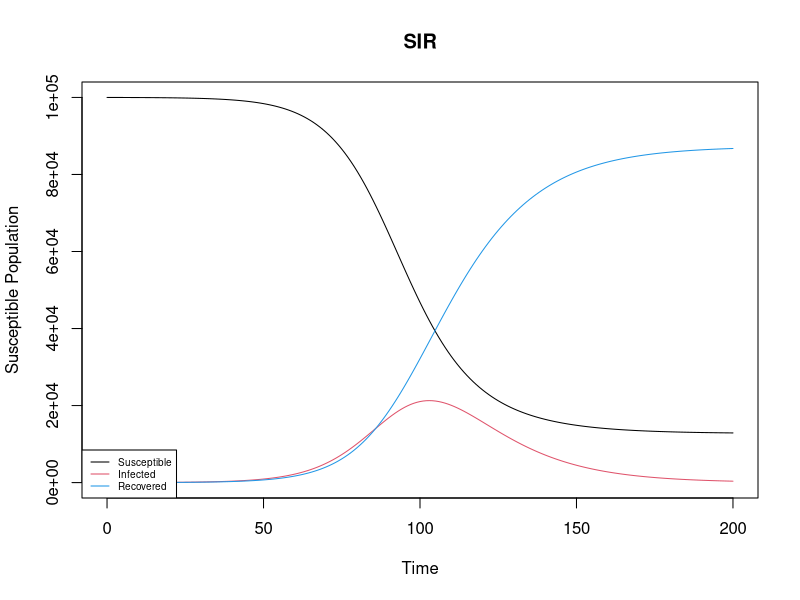
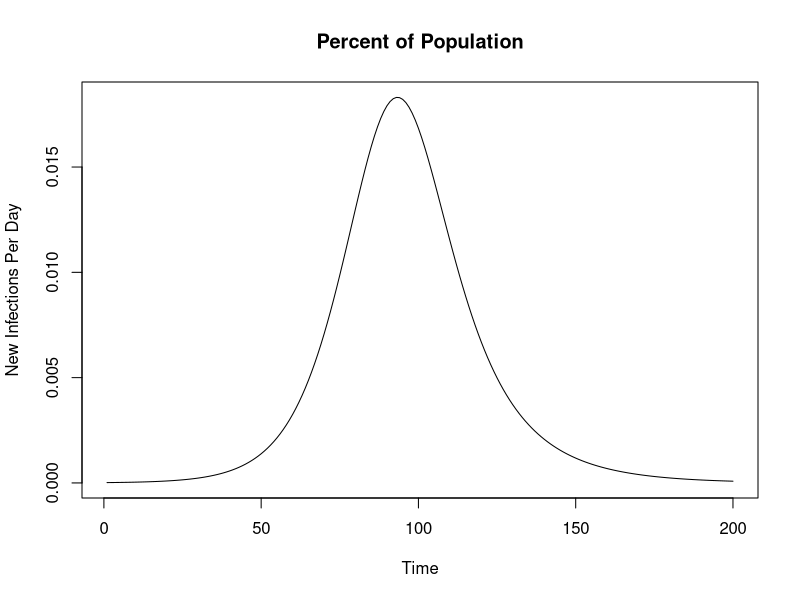
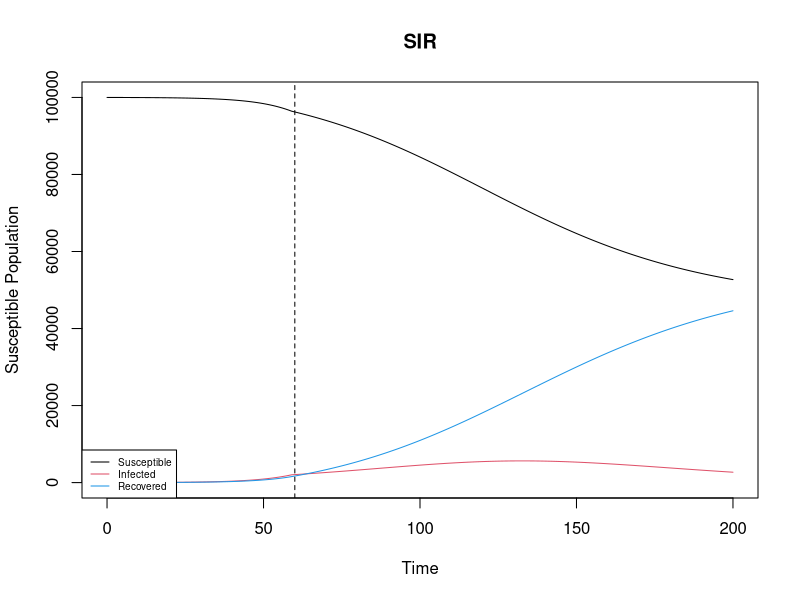
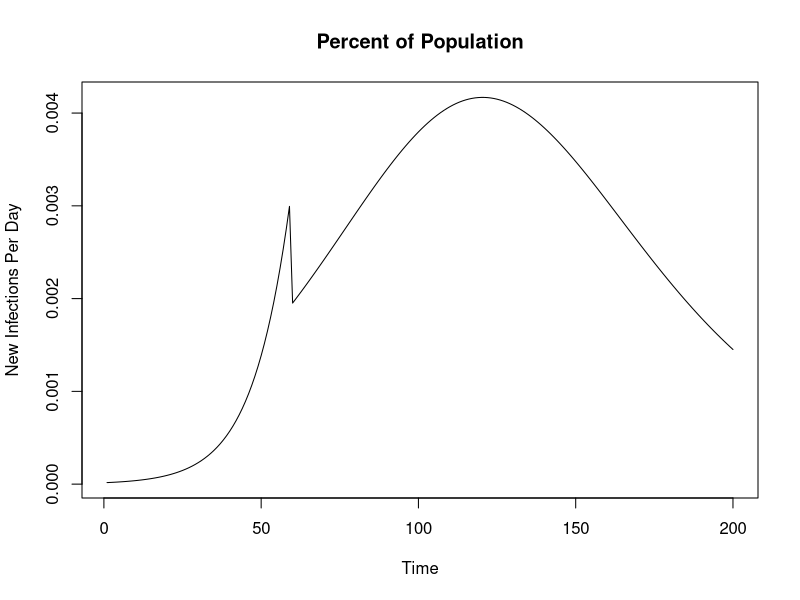

These figures' R source, in order:
## ---- chunk 1
knitr::opts_chunk$set(echo = F,warning = F,message = F,fig.align="center",tidy.opts=list(width.cutoff=55),tidy=TRUE,results = 'asis',fig.pos = 'H',fig.height = 3.4)
## ---- chunk 2
#Susceptible population at time t
S_t <- 100000
#Infected population at time t
I_t <- 10
#initial recovered poulation at time t
R_t <- 0 
#Total population
N <- S_t + I_t + R_t

#Recovery (14-days)
gamma <- 1/14
#Population average interactions
alpha <- 50
#Likelihood of contraction from a given interaction 
p <- 1/30000000

beta <- alpha * p
R_naught <-  N * beta/gamma

days_to_simulate <- 200

for(i in 1:days_to_simulate){
  #Simulate change in susceptible population at time t
  dStDt <- -1 * beta * I_t[i] * S_t[i]
  #Simulate change in infected poulation at time t
  dItDt <-  beta * I_t[i] * S_t[i] - gamma * I_t[i]
  #Simulate change in recovered population at time t
  dRtDt <- gamma * I_t[i]
  
  #Add in the changes to the existing level and store for the next period
  S_t <- append(S_t, S_t[i] + dStDt)
  I_t <- append(I_t, I_t[i] + dItDt)
  R_t <- append(R_t, R_t[i] + dRtDt)
}
plot(0:days_to_simulate,S_t,xlab='Time',ylab='Susceptible Population',main='SIR',type='l',ylim=c(0,N))
lines(0:days_to_simulate,I_t, col = 2)
lines(0:days_to_simulate,R_t, col = 4)
legend('bottomleft',legend = c('Susceptible','Infected','Recovered'),col = c(1,2,4),lty = 1,cex = 0.6)
## ---- chunk 3
#New infections per day S(t - 1) - S(t)
plot((S_t[1:(length(S_t) - 1)] - S_t[2:length(S_t)])/N,xlab='Time',ylab='New Infections Per Day',main='Percent of Population',typ='l')
## ---- chunk 4
options(scipen = 10)
#Susceptible population at time t
S_t <- 100000
#Infected population at time t
I_t <- 10
#initial recovered poulation at time t
R_t <- 0 
#Total population
N <- S_t + I_t + R_t

#Recovery (14-days)
gamma <- 1/14
#Population average interactions
alpha <- 50
#Likelihood of contraction from a given interaction 
p <- 1/30000000

beta <- alpha * p
R_naught <-  N * beta/gamma

days_to_simulate <- 200
cut_interactions_date <- 60
for(i in 1:days_to_simulate){
  if(i >= cut_interactions_date){
    #Population average interactions drops from 50 to ..
    alpha <- 30
    #Likelihood of contraction from a given interaction 
    p <- 1/30000000
    beta <- alpha * p
  }
  #Simulate change in susceptible population at time t
  dStDt <- -1 * beta * I_t[i] * S_t[i]
  #Simulate change in infected poulation at time t
  dItDt <-  beta * I_t[i] * S_t[i] - gamma * I_t[i]
  #Simulate change in recovered population at time t
  dRtDt <- gamma * I_t[i]
  
  
  #Add in the changes to the existing level and store for the next period
  S_t <- append(S_t,S_t[i] + dStDt)
  I_t <- append(I_t,I_t[i] + dItDt)
  R_t <- append(R_t, R_t[i] + dRtDt)
}
plot(0:days_to_simulate,S_t,xlab='Time',ylab='Susceptible Population',main='SIR',type='l',ylim=c(0,N))
lines(0:days_to_simulate,I_t, col = 2)
lines(0:days_to_simulate,R_t, col = 4)
legend('bottomleft',legend = c('Susceptible','Infected','Recovered'),col = c(1,2,4),lty = 1,cex = 0.6)
abline(v = cut_interactions_date,lty = 2)
#New infections per day S(t - 1) - S(t)
plot((S_t[1:(length(S_t) - 1)] - S_t[2:length(S_t)])/N,xlab='Time',ylab='New Infections Per Day',main='Percent of Population',typ='l')
